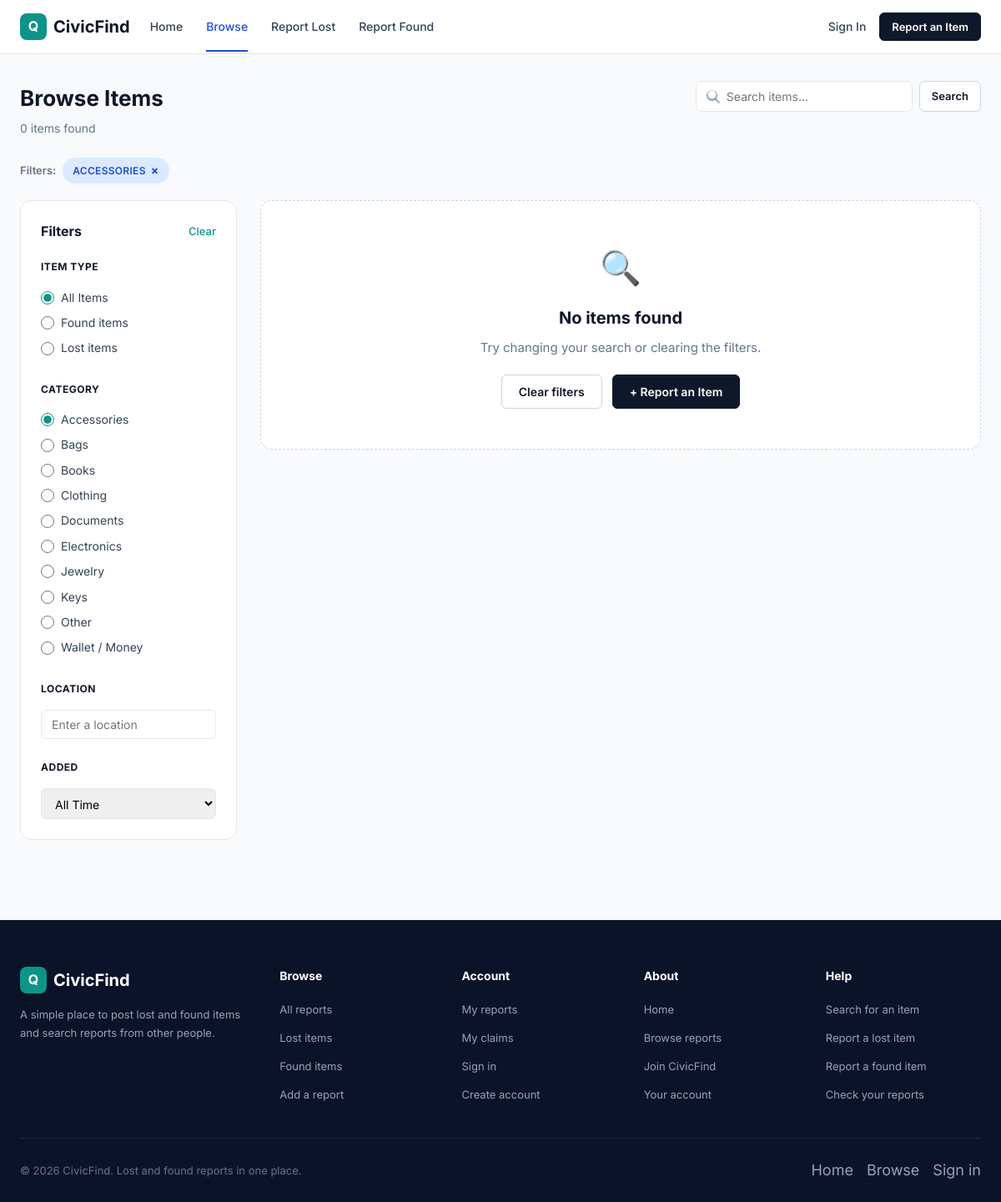
Screenshot of /browse.php?category=9 with the database file from the repository.
### tables this page shows
CREATE TABLE categories (
    id INT UNSIGNED AUTO_INCREMENT PRIMARY KEY,
    name VARCHAR(80) NOT NULL UNIQUE,
    created_at TIMESTAMP NOT NULL DEFAULT CURRENT_TIMESTAMP
);

### includes/functions.php (called while the page is built, shortened)
<?php
function e(?string $str): string {
    return htmlspecialchars($str ?? '', ENT_QUOTES | ENT_SUBSTITUTE, 'UTF-8');
}
function app_base_path(): string {
    static $basePath = null;
    if ($basePath !== null) return $basePath;
    $script = str_replace('\\', '/', (string)($_SERVER['SCRIPT_NAME'] ?? '/'));
    $directory = rtrim(str_replace('\\', '/', dirname($script)), '/');
    $basePath = ($directory === '' || $directory === '.' || $directory === '/') ? '' : $directory;
    return $basePath;
}
function app_url(string $path = '/'): string {
    $path = '/' . ltrim($path, '/');
    return app_base_path() . $path;
}
function get_categories(PDO $db): array {
    return $db->query('SELECT * FROM categories ORDER BY name')->fetchAll();
}

### browse.php (the view, shortened to what this page needs)
<?php
require_once __DIR__ . '/database/db.php';
require_once __DIR__ . '/includes/functions.php';
require_once __DIR__ . '/includes/header.php';
$db = get_db();
$categories = get_categories($db);
$keyword   = mb_substr(trim($_GET['keyword'] ?? ''), 0, 100);
$type      = $_GET['type']          ?? '';
$catFilter  = $_GET['category']     ?? '';
$location  = mb_substr(trim($_GET['location'] ?? ''), 0, 100);
$page      = max(1, (int)($_GET['page'] ?? 1));
$perPage   = 9;
$where  = ['1=1'];
$params = [];
if ($catFilter !== '' && is_numeric($catFilter)) {
    $where[]  = 'i.category_id = :cat';
    $params['cat'] = (int)$catFilter;
}
$whereSQL = implode(' AND ', $where);
$countStmt = $db->prepare("SELECT COUNT(*) FROM items i WHERE $whereSQL");
$countStmt->execute($params);
$total = (int)$countStmt->fetchColumn();
$pag   = paginate($total, $perPage, $page);
$sql = "SELECT i.*, c.name AS category_name
        FROM items i JOIN categories c ON c.id = i.category_id
        WHERE $whereSQL
        ORDER BY i.created_at DESC
        LIMIT {$pag['per_page']} OFFSET {$pag['offset']}";
$stmt = $db->prepare($sql);
$stmt->execute($params);
$items = $stmt->fetchAll();
function qs(array $overrides = []): string {
    $p = $_GET;
    foreach ($overrides as $k => $v) {
        if ($v === null || $v === '') unset($p[$k]); else $p[$k] = $v;
    }
    unset($p['page']);
    return http_build_query($p);
}
?>
<section class="directory">
    <div class="container">
        <div class="directory-header">
            <div>
                <h1>Browse Items</h1>
                <p class="subtitle"><?= $total ?> items found</p>
            </div>
            <div class="directory-search">
                <form method="get" style="display:flex;gap:8px">
                    <input type="text" name="keyword" placeholder="Search items..." value="<?= e($keyword) ?>">
                    <button class="btn btn-outline btn-sm" type="submit">Search</button>
                </form>
            </div>
        </div>
        <?php
        $activeFilters = [];
        if ($catFilter !== '') {
            $cn = array_filter($categories, fn($c) => $c['id'] == $catFilter);
            $cn = $cn ? strtoupper(reset($cn)['name']) : 'CATEGORY';
            $activeFilters[] = ['label' => $cn, 'remove' => 'category'];
        }
        ?>
        <?php if ($activeFilters): ?>
        <div class="active-filters">
            <span style="font-size:13px;font-weight:600;color:var(--slate-500);padding:5px 0;">Filters:</span>
            <?php foreach ($activeFilters as $af): ?>
                <span class="filter-chip">
                    <?= e($af['label']) ?>
                    <a href="?<?= qs([$af['remove'] => null]) ?>">&times;</a>
                </span>
            <?php endforeach; ?>
        </div>
        <?php endif; ?>
        <div class="directory-layout">
            <aside class="filter-sidebar">
                <h3>Filters <a href="<?= e(app_url('/browse.php')) ?>">Clear</a></h3>
                <form method="get" id="filterForm">
                    <div class="filter-group">
                        <div class="filter-group-label">Item Type</div>
                        <label><input type="radio" name="type" value="" <?= $type === '' ? 'checked' : '' ?> onchange="this.form.submit()"> All Items</label>
                        <label><input type="radio" name="type" value="found" <?= $type === 'found' ? 'checked' : '' ?> onchange="this.form.submit()"> Found items</label>
                        <label><input type="radio" name="type" value="lost" <?= $type === 'lost' ? 'checked' : '' ?> onchange="this.form.submit()"> Lost items</label>
                    </div>
                    <div class="filter-group">
                        <div class="filter-group-label">Category</div>
                        <?php foreach ($categories as $cat): ?>
                        <label><input type="radio" name="category" value="<?= $cat['id'] ?>" <?= $catFilter == $cat['id'] ? 'checked' : '' ?> onchange="this.form.submit()"> <?= e($cat['name']) ?></label>
                        <?php endforeach; ?>
                    </div>
                    <div class="filter-group">
                        <div class="filter-group-label">Location</div>
                        <input type="text" name="location" value="<?= e($location) ?>" placeholder="Enter a location" onchange="this.form.submit()">
                    </div>
                    <div class="filter-group">
                        <div class="filter-group-label">Added</div>
                        <select name="date_range" onchange="this.form.submit()">
                            <option value="">All Time</option>
                        </select>
                    </div>
                </form>
            </aside>
            <div>
                <?php if (empty($items)): ?>
                    <div class="empty-state" style="padding: 48px 24px; background: var(--white); border: 1px dashed var(--slate-300); border-radius: var(--radius-lg); text-align: center;">
                        <div style="font-size: 40px; margin-bottom: 12px;">🔍</div>
                        <h3 style="font-size: 20px; font-weight: 700; color: var(--navy-800); margin-bottom: 8px;">No items found</h3>
                        <p style="color: var(--slate-500); margin-bottom: 20px;">Try changing your search or clearing the filters.</p>
                        <div style="display: flex; gap: 12px; justify-content: center; flex-wrap: wrap;">
                            <?php if (!empty($activeFilters)): ?>
                                <a href="<?= e(app_url('/browse.php')) ?>" class="btn btn-outline">Clear filters</a>
                            <?php endif; ?>
                            <a href="<?= e(app_url('/user/report-item.php')) ?>" class="btn btn-primary">+ Report an Item</a>
                        </div>
                    </div>
                <?php endif; ?>
            </div>
        </div>
    </div>
</section>
<?php require_once __DIR__ . '/includes/footer.php'; ?>

### assets/css/style.css (style rules this page uses)
:root { --navy-900: #0b1329; --navy-800: #0f172a; --navy-700: #172554; --navy-600: #1e3a8a; --slate-700: #334155; --slate-500: #64748b; --slate-400: #94a3b8; --slate-300: #cbd5e1; --slate-200: #e2e8f0; --slate-100: #f1f5f9; --slate-50: #f8fafc; --white: #ffffff; --primary: #1d4ed8; --primary-hover: #1e40af; --primary-light: #dbeafe; --teal-600: #0d9488; --teal-500: #14b8a6; --teal-400: #2dd4bf; --teal-50: #f0fdfa; --green-500: #10b981; --green-100: #d1fae5; --green-50: #ecfdf5; --amber-500: #d97706; --amber-100: #fef3c7; --amber-50: #fffbeb; --red-500: #ef4444; --red-100: #fee2e2; --red-50: #fef2f2; --blue-50: #eff6ff; --radius-sm: 6px; --radius-md: 10px; --radius-lg: 14px; --radius-xl: 18px; --shadow-sm: 0 1px 2px rgba(0,0,0,.05); --shadow-md: 0 4px 6px -1px rgba(0,0,0,.07), 0 2px 4px -2px rgba(0,0,0,.05); --shadow-lg: 0 10px 15px -3px rgba(0,0,0,.08), 0 4px 6px -4px rgba(0,0,0,.04); --font: 'Inter', system-ui, -apple-system, sans-serif; }
*, *::before, *::after { box-sizing: border-box; margin: 0; padding: 0; }
html { scroll-behavior: smooth; -webkit-text-size-adjust: 100%; }
body { font-family: var(--font); font-size: 15px; line-height: 1.6; color: var(--navy-800); background: var(--slate-50); min-height: 100vh; display: flex; flex-direction: column; }
a { color: var(--primary); text-decoration: none; }
button, input, select, textarea { font-family: inherit; font-size: inherit; }
.container { max-width: 1220px; margin: 0 auto; padding: 0 24px; }
.btn { display: inline-flex; align-items: center; justify-content: center; gap: 6px; padding: 10px 20px; border-radius: var(--radius-sm); font-weight: 600; font-size: 14px; border: 1px solid transparent; cursor: pointer; text-decoration: none; transition: .15s; line-height: 1.4; }
.btn-primary { background: var(--navy-800); color: var(--white); border-color: var(--navy-800); }
.btn-outline { background: var(--white); color: var(--navy-800); border-color: var(--slate-300); }
.btn-sm { padding: 7px 14px; font-size: 13px; }
.directory { padding: 32px 0 48px; }
.directory-header { display: flex; justify-content: space-between; align-items: flex-start; margin-bottom: 24px; flex-wrap: wrap; gap: 16px; }
.directory-header h1 { font-size: 26px; font-weight: 700; }
.directory-header .subtitle { font-size: 14px; color: var(--slate-500); margin-top: 4px; }
.directory-search { display: flex; align-items: center; gap: 12px; }
.directory-search input { padding: 9px 14px 9px 36px; border: 1px solid var(--slate-200); border-radius: var(--radius-sm); width: 260px; font-size: 14px; }
.directory-layout { display: grid; grid-template-columns: 260px 1fr; gap: 28px; }
.active-filters { display: flex; gap: 8px; margin-bottom: 20px; flex-wrap: wrap; }
.filter-chip { display: inline-flex; align-items: center; gap: 6px; padding: 5px 12px; background: var(--primary-light); color: var(--primary); font-size: 12px; font-weight: 600; border-radius: 20px; text-transform: uppercase; letter-spacing: .3px; }
.filter-chip a { color: var(--primary); font-weight: 700; text-decoration: none; font-size: 14px; line-height: 1; }
.filter-sidebar { background: var(--white); border: 1px solid var(--slate-200); border-radius: var(--radius-lg); padding: 24px; align-self: start; position: sticky; top: 84px; }
.filter-sidebar h3 { display: flex; justify-content: space-between; align-items: center; font-size: 16px; font-weight: 700; margin-bottom: 20px; }
.filter-sidebar h3 a { font-size: 13px; color: var(--teal-600); font-weight: 500; }
.filter-group { margin-bottom: 24px; }
.filter-group:last-child { margin-bottom: 0; }
.filter-group-label { font-size: 12px; font-weight: 700; text-transform: uppercase; color: var(--navy-800); letter-spacing: .5px; margin-bottom: 12px; }
.filter-group label { display: flex; align-items: center; gap: 8px; font-size: 14px; color: var(--slate-700); cursor: pointer; padding: 4px 0; }
.filter-group input[type="radio"], .filter-group input[type="checkbox"] { accent-color: var(--teal-600); width: 16px; height: 16px; }
.filter-group input[type="text"], .filter-group select { width: 100%; padding: 8px 12px; border: 1px solid var(--slate-200); border-radius: var(--radius-sm); font-size: 14px; margin-top: 4px; }
.empty-state { text-align: center; padding: 60px 24px; color: var(--slate-500); }
.empty-state h3 { font-size: 20px; color: var(--navy-800); margin-bottom: 8px; }

### rows the page displays
categories: category "☑ Accessories", name "Accessories"
categories: category "☐ Bags", name "Bags"
categories: category "☐ Books", name "Books"
categories: category "☐ Clothing", name "Clothing"
categories: category "☐ Documents", name "Documents"
categories: category "☐ Electronics", name "Electronics"
categories: category "☐ Jewelry", name "Jewelry"
categories: category "☐ Keys", name "Keys"
categories: category "☐ Other", name "Other"
categories: category "☐ Wallet / Money", name "Wallet / Money"

### other values shown
$total "0"
$af['label'] "ACCESSORIES"
